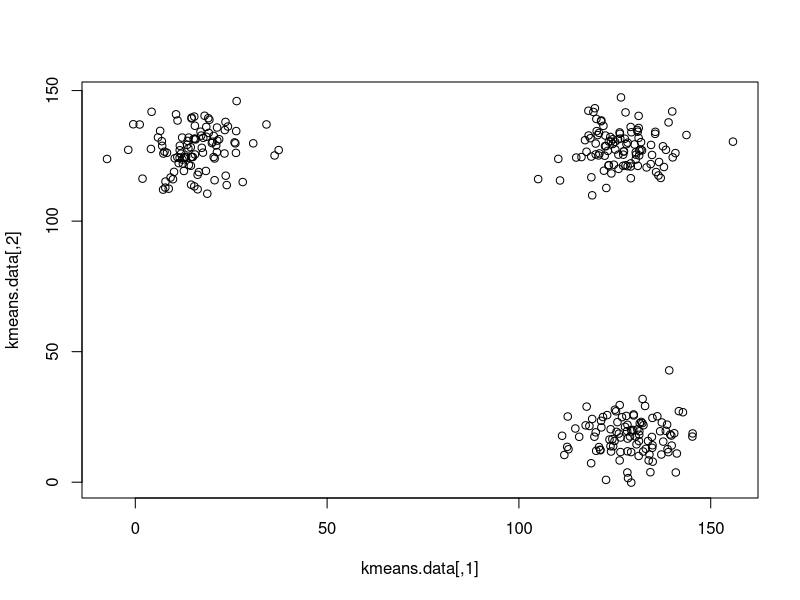
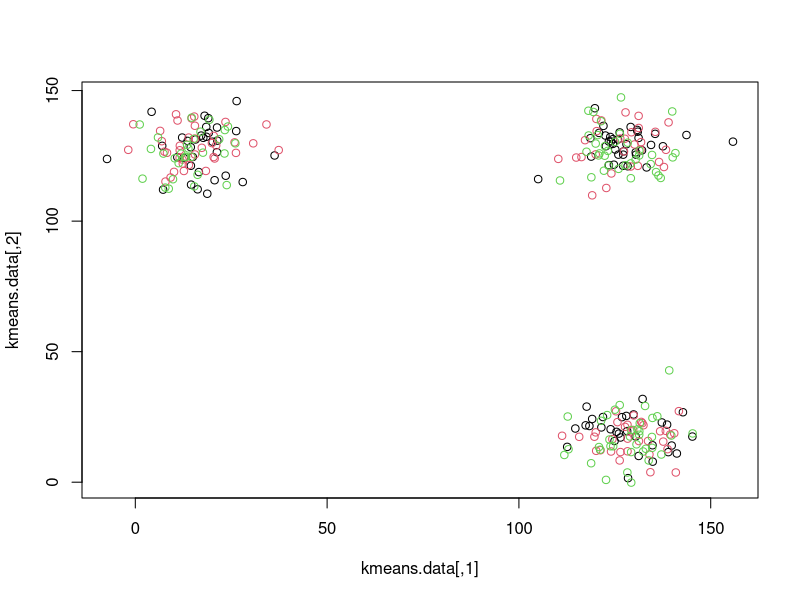
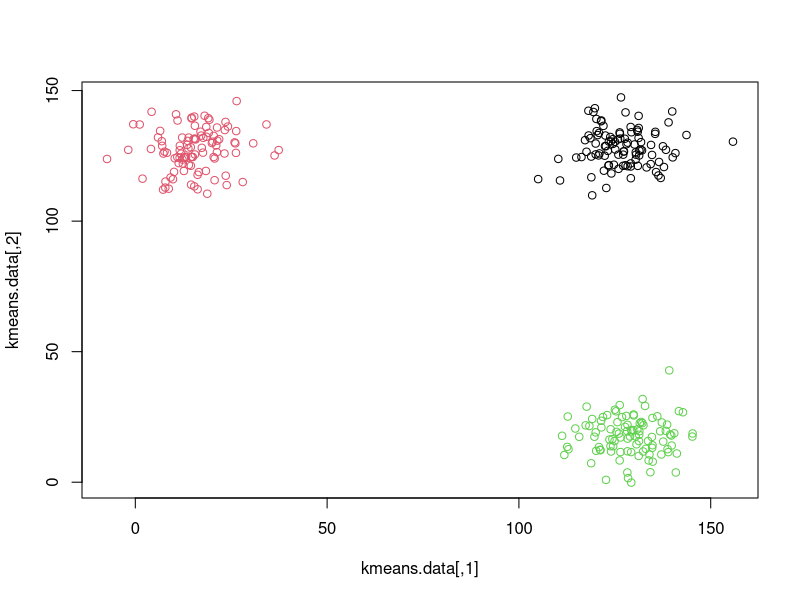
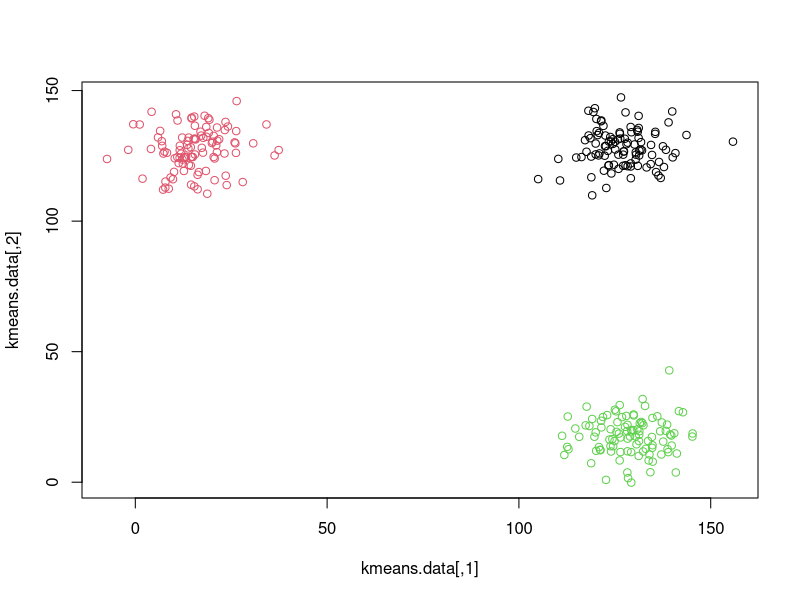
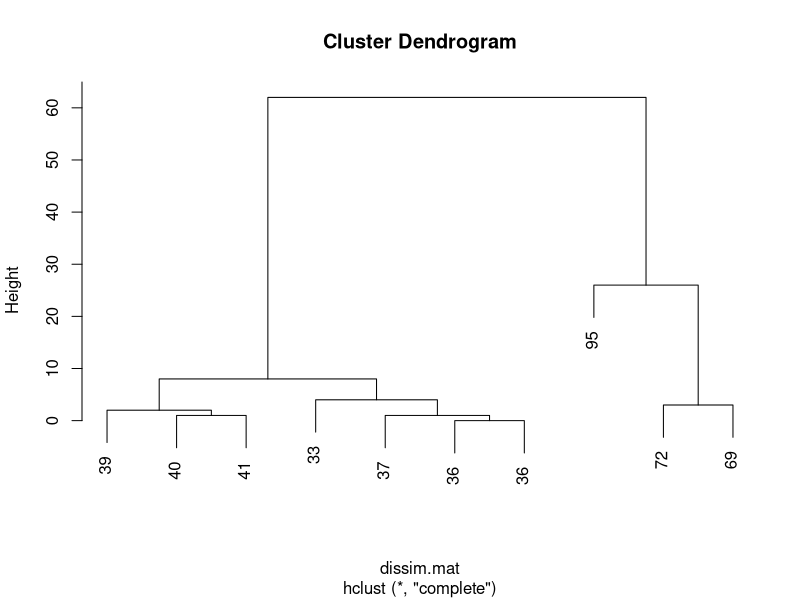
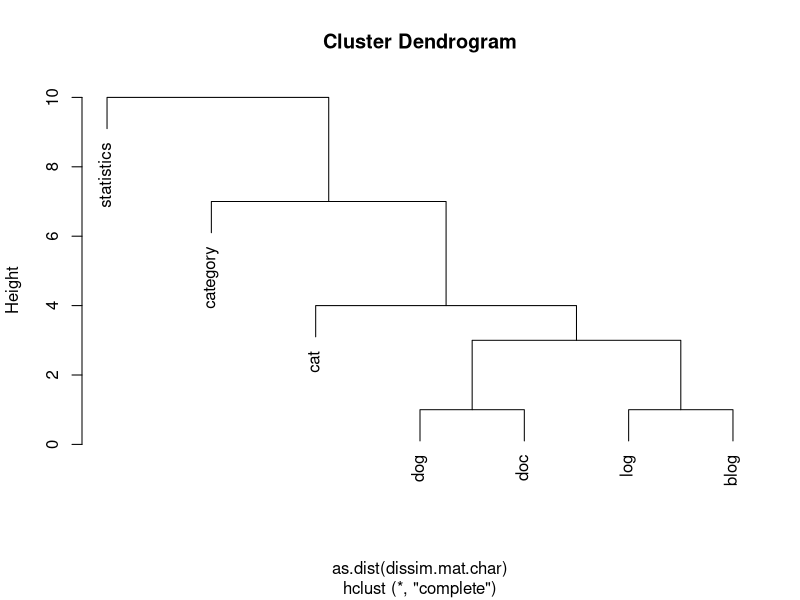

Write R code to recreate these figures, in order.
## ---- chunk 1
knitr::opts_chunk$set(echo = TRUE)
## ---- chunk 2
cluster_1 <- c(10, 7, 10, 11, 9)
cluster_2 <- c(23, 22, 19, 22, 21)
## ---- chunk 3
cluster_1.prototype <- mean(cluster_1)
cluster_2.prototype <- mean(cluster_2)
## ---- chunk 4
word_cluster <- c("dog", "doc", "dot", "bog", "log")
## ---- chunk 5
c.size <- 100
c1.true <- c(16, 128)
c2.true <- c(128, 16)
c3.true <- c(128, 128)
c1.gen <- cbind(rnorm(c.size, mean=c1.true[1], sd=8), rnorm(c.size, mean=c1.true[2], sd=8))
c2.gen <- cbind(rnorm(c.size, mean=c2.true[1], sd=8), rnorm(c.size, mean=c2.true[2], sd=8))
c3.gen <- cbind(rnorm(c.size, mean=c3.true[1], sd=8), rnorm(c.size, mean=c3.true[2], sd=8))

kmeans.data <- rbind(c1.gen, c2.gen, c3.gen)
plot(kmeans.data)
## ---- chunk 6
euclidean.distance.2d <- function(a, b) {  return(sqrt((a[1] - b[1])**2 + (a[2] - b[2])**2)) }

k <- 3
## ---- chunk 7
# To do this, we can shuffle our data around then assign the first third of the data to cluster 1, the second third 
# to cluster 2, and the last third of the data to cluster 3. 
kmeans.data <- kmeans.data[sample(nrow(kmeans.data)),] 
cluster.ids <- rep(1:3, rep(nrow(kmeans.data)/k, k))
cluster.centroids <- rep(0, k)
## ---- chunk 8
plot(kmeans.data, col=cluster.ids)
## ---- chunk 9
while (TRUE) {
  # Step 2: Update cluster centroids.
  c.sizes <- rep(0, k)                   # Used to keep track of cluster sizes.
  c.totals <- matrix(0, nrow=k, ncol=2)  # Used to keep track of cluster magnitudes (intermediate step in computing centroids)
  for (j in 1:length(cluster.ids)) {
    c.id <- cluster.ids[j]
    c.sizes[c.id] <- c.sizes[c.id] + 1
    c.totals[c.id,1] <- c.totals[c.id,1] + kmeans.data[j,1]
    c.totals[c.id,2] <- c.totals[c.id,2] + kmeans.data[j,2]
  }
  # Compute centroids.
  cluster.centroids <- c.totals / c.sizes
  
  # Step 3: Reassign data points to cluster with closest centroid.
  # If nothing changes, we'll say that clustering has converged.
  something_changed <- FALSE
  for (j in 1:length(cluster.ids)) {
    min_dist <- Inf
    c.id <- 0
    for (c in 1:k) {
      dist <- euclidean.distance.2d(kmeans.data[j,], cluster.centroids[c,])
      if (dist < min_dist) {
        min_dist <- dist
        c.id <- c
      }
    }
    if (c.id != cluster.ids[j]) { something_changed <- TRUE }
    cluster.ids[j] <- c.id
  }
  if (!something_changed) { break }
}
## ---- chunk 10
plot(kmeans.data, col=cluster.ids)
## ---- chunk 11
kmeans.cluster <- kmeans(kmeans.data, k, 1000)
plot(kmeans.data, col=kmeans.cluster[["cluster"]])
## ---- chunk 12
# This should give us three normally distributed clusters where each cluster's mean is uniformally distributed between 1 and 100 with a sd of 10.
hclust.data <- floor(rnorm(10, floor(runif(3, 1, 100)), 10))
## ---- chunk 13
# We'll provide our data and that we'd like to use euclidean distance.
dissim.mat <- dist(hclust.data, method="euclidean")
## ---- chunk 14
hclusters <- hclust(dissim.mat)
## ---- chunk 15
plot(hclusters, labels=as.character(hclust.data))
## ---- chunk 16
hclust.data.char <- c("dog", "doc", "log", "blog", "cat", "category", "statistics")
## ---- chunk 17
dissim.mat.char <- adist(hclust.data.char)
## ---- chunk 18
hclusters.char <- hclust(as.dist(dissim.mat.char))
plot(hclusters.char, labels=hclust.data.char)
